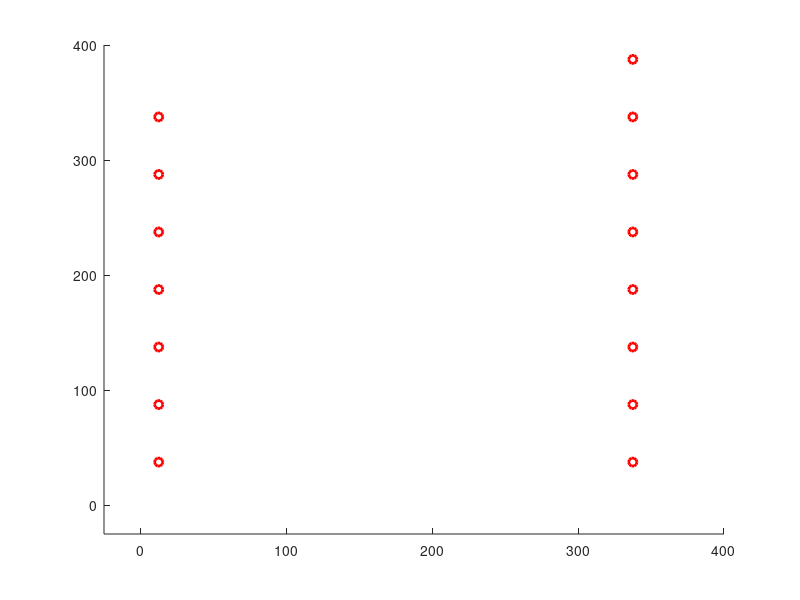

MATLAB code to generate this figure: (Note: this script raises an error after producing the figure.)
%% Variable Setup

grid_size = [15 15];
grid_w = 25;
max_step = 20000;

tol_wp = 15;                    
tol_line_width = 10;

tol_transform = pi/50;
Dy_angv_transform = pi/8;
tol_heading = pi/7;

cvg_sample_side = [20 20];

Algorithm = 'square_waypoint';
Serial_port = 'COM12';
baudrate = 9600;

is_heading_correction = false;
is_coverage_map = false;
is_calculate_coverage = false;
is_display_coverage = false;
is_wp_disappear_upon_reach = false;
is_grid_on = true;
is_xbee_on = false;
is_fixed_offset = true;
is_streaming_on = false;
is_streaming_collect_single_values = true;

navigation_mode = 'Line';

streaming_max_single_val = 1000;                % unit: cm
streaming_max_shift_dis = 25;                      % unit: cm 
streaming_max_shift_dis_single_value = 20;   % unit: cm


update_rate_streaming = 0.4;                      
update_rate_streaming_single_value = 0.4; 
update_rate_simulation = 0.2;

noise_simulation_linear = 20;                        %unit: cm

fixed_offset = [96.5 -54.5];
starting_grid = [1 2];
robot_weight = [1.5 1.5 1.5 1.5];
robot_Form = 1;

time_interval = 5;

max_pos_initialize = 5;

%% Variable initialization


heading = [0 0 pi pi];

time_pause = time_interval/100;

pos_uwb_offset = [0 -3];
pos_uwb_raw =  zeros(2, max_step);
pos_uwb = zeros(2, max_step);

pos_center = zeros(4, 2, max_step);

%heading = zeros(4, max_step);

Grid_setup = zeros(grid_size(1),  grid_size(2));
Grid_current =  zeros(grid_size(1),  grid_size(2), max_step);
Grid_visited =  zeros(grid_size(1),  grid_size(2), max_step);

Dy_force = zeros(4, 2, max_step);
Dy_a = zeros(4, 2, max_step);
Dy_v = zeros(4, 2, max_step);

Wp = [];
Circle_Wp = [];

is_rotating = false;

Line_Robot = [];
Line_Robot_area = [];
Line_Border = [];
loc_center = [0 0];

RobotShapes = [0 0 0 0 ;              
                        0 0 pi pi;
                        0 0 0 -pi;
                        -pi 0 0 0;
                        -pi 0 0 -pi;
                        -pi/2 0 pi 0;
                        -pi/2 0 pi pi/2];
       
for idx = 1:3
    RobotShapes = [RobotShapes; RobotShapes + pi/2*idx];
end
                    
%                                    Robot Shapes
%   =====================================
%         s01     s02      s03     s04      s05        s06       s07
%   -----------------------------------------------------------------
%
%          4                  4 3       4
%          3       2 3       2         3       4 3        2 3 4     2 3
%          2       1 4       1       1 2         2 1        1           1 4
%          1                      
%
%         s08           s010         s11        s12       s13      s14
%   -----------------------------------------------------------------
%
%                        1 2 4        1              4         2            2
%       1 2 3 4            3         2 3 4      2 3      1 3         1 3
%                                                     1           4         4
%  

Char_command_array = ['R', 'F', 'L', 'B'];
heading_command_compensate = 0;

char_command = '';
Cvg = [];
count_cvg_point = 0;
cvg_sample_w = grid_w*[grid_size(1)/cvg_sample_side(1) grid_size(2)/cvg_sample_side(2)];
grid_dhw = sqrt(2) / 2 * grid_w;

count_pos_initialize = 0;
is_pos_initialized = false;
pos_initial = [];

if (is_xbee_on)
    delete(instrfindall);
    arduino = serial(Serial_port,'BaudRate',baudrate);
    fopen(arduino);
end

for idxx = 1:(cvg_sample_side(2)+1)
    for idxy = 1:(cvg_sample_side(1)+1)
        Cvg = [Cvg; cvg_sample_w(1)*(idxy-1) cvg_sample_w(2)*(idxx-1) 0];
    end
end

%% Waypoint Generation

if (strcmp(navigation_mode,'Line'))
    wp_current = 2;
    Wp = [fixed_offset 1];
    disp('Generating robot routes...')
    for idx = 1: grid_size(1)
        if (mod(idx, 4) == 1)
            Wp = [Wp; 0.5*grid_w  (idx+0.5)*grid_w 1];
        end
        if (mod(idx, 4) == 2)
            Wp = [Wp; (grid_size(2) - 1.5)*grid_w  (idx-0.5)*grid_w 1];
        end
        if (mod(idx, 4) == 3)
            Wp = [Wp; (grid_size(2) - 1.5)*grid_w (idx+0.5)*grid_w 2];
        end
        if (mod(idx, 4) == 0)
            Wp = [Wp; 0.5*grid_w  (idx-0.5)*grid_w 2];
        end
    end
elseif (strcmp(navigation_mode,'Point'))
    disp('Generating waypoints...')
    wp_current = 1;
    for idx = 1: grid_size(1)
        if (mod(idx, 4) == 1)
            Wp = [Wp; 0.5*grid_w  (idx+0.5)*grid_w 1];
            Wp = [Wp; (0.5+(grid_size(2)-2)*1/4.0)*grid_w  (idx+0.5)*grid_w 25];
            Wp = [Wp; (0.5+(grid_size(2)-2)*2/4.0)*grid_w  (idx+0.5)*grid_w 8];
            Wp = [Wp; (0.5+(grid_size(2)-2)*3/4.0)*grid_w  (idx+0.5)*grid_w 9];
        end
        if (mod(idx, 4) == 2)
            Wp = [Wp; (grid_size(2) - 1.5)*grid_w  (idx-0.5)*grid_w 21];
        end
        if (mod(idx, 4) == 3)
            Wp = [Wp; (grid_size(2) - 1.5)*grid_w (idx+0.5)*grid_w 2];
            Wp = [Wp; (grid_size(2) - 1.5 - (grid_size(2)-2)*1/4.0)*grid_w  (idx+0.5)*grid_w 11];
            Wp = [Wp; (grid_size(2) - 1.5 - (grid_size(2)-2)*2/4.0)*grid_w  (idx+0.5)*grid_w 13];
            Wp = [Wp; (grid_size(2) - 1.5 - (grid_size(2)-2)*3/4.0)*grid_w  (idx+0.5)*grid_w 5];
        end
        if (mod(idx, 4) == 0)
            Wp = [Wp; 0.5*grid_w  (idx-0.5)*grid_w 2];
        end
    end
else
    disp('Navigation method is invalid.')
    disp('Terminating Matlab script...')
    return
end

%% DRAW MAP
figure(1)
axis([-grid_w grid_w*(grid_size(1)+1) -grid_w grid_w*(grid_size(2)+1)])
hold on

 % Draw Waypoints
for idx = 1: size(Wp,1)
    Circle_Wp(idx) = plot(Wp(idx, 1), Wp(idx, 2),'Color', 'r', 'LineWidth', 2, 'Marker', 'o');
end
txt_endLine = [0 0];
txt_endLine_last = [0 0];

%% Square Waypoint  (SW)
tic
if ( strcmp( Algorithm, 'square_waypoint'))
    
    % Algorithm Setup
    occup_start = [2 1; 1 1; 1 2; 2 2];
    
    for idx = 1: 4
        Grid_current( occup_start( idx, 1), occup_start( idx, 2), 1) = idx ;
        Grid_visited( occup_start( idx, 1), occup_start( idx, 2), 1) = 1;
    end 
    pos_uwb_raw(:, 1) = pos_uwb_offset;
    pos_uwb(:, 1) = pos_uwb_raw(:, 1);

    % Algorithm Main Loop
    for step = 1:max_step
        
        
        % Pause function
        pause(time_pause);
           
        % streaming input
        
        if (is_streaming_on)
           
            fid = fopen('C:\Marvelmind\dashboard\logs\TestLog.txt','rt');
            txt_Streaming = textscan(fid, '%f %f %f %f %f %f %f %f %f %f %f %f %f %f %f', 'delimiter', ',','collectoutput',true...
                  , 'HeaderLines', 3);
            txt_Streaming=txt_Streaming{1};
            fclose(fid);
            txt_rows=size(txt_Streaming,1);
            txt_endLine = txt_Streaming(end, 5:6);
            
            if (is_fixed_offset) 
                txt_endLine = txt_endLine*100 + fixed_offset;
            end
            
            % Initialize starting position
            if (~is_pos_initialized && (txt_endLine(1) ~= 0 &&  ~isnan(txt_endLine(1))  &&  txt_endLine(2) ~= 0 &&  ~isnan(txt_endLine(2))))
                if (txt_endLine(1) < streaming_max_single_val && txt_endLine(2) < streaming_max_single_val)
                    count_pos_initialize = count_pos_initialize + 1;
                    pos_initial = [pos_initial; txt_endLine];
                    if count_pos_initialize >= max_pos_initialize
                        txt_endLine_last = mean(pos_initial);
                        is_pos_initialized = true;
                        disp('Position initialized!');
                        pos_uwb_offset = txt_endLine_last - starting_grid * grid_w;
                        txt_endLine_last = starting_grid * grid_w;
                    end
                    pos_uwb(:, step+1) = pos_uwb(:, step);
                end
            elseif  (is_pos_initialized)
                % Streaming with Dashboard data
                if (~is_streaming_collect_single_values && txt_endLine(1) ~= 0 &&  ~isnan(txt_endLine(1))  &&  txt_endLine(2) ~= 0 &&  ~isnan(txt_endLine(2)) )
                    if (txt_endLine_last(1) ~= txt_endLine(1) || txt_endLine_last(2) ~= txt_endLine(2)) 
                        if norm(txt_endLine_last - txt_endLine) < streaming_max_shift_dis
                            line([txt_endLine_last(1) txt_endLine(1)], [txt_endLine_last(2) txt_endLine(2)]);
                            txt_endLine_last = txt_endLine;
                            pos_uwb(:, step+1) = (1 - update_rate_streaming_single_value) * pos_uwb(:, step) + update_rate_streaming_single_value * txt_endLine_last.' ;
                        else
                            pos_uwb(:, step+1) = pos_uwb(:, step);
                        end
                    else
                        pos_uwb(:, step+1) = pos_uwb(:, step);
                    end
                % Single value allowed for data streaming at higher frequency
                elseif (is_streaming_collect_single_values && txt_endLine(1) ~= 0  && txt_endLine(2) ~= 0 )
                    if(~isnan(txt_endLine(1)))
                        if (txt_endLine_last(1) ~= txt_endLine(1))
                            txt_endLine = [txt_endLine(1) txt_endLine_last(2)];
                            if norm(txt_endLine_last - txt_endLine) < streaming_max_shift_dis_single_value
                                line([txt_endLine_last(1) txt_endLine(1)], [txt_endLine_last(2) txt_endLine_last(2)]);
                                txt_endLine_last = txt_endLine;
                                pos_uwb(:, step+1) = (1 - update_rate_streaming_single_value) * pos_uwb(:, step) + update_rate_streaming_single_value * txt_endLine_last.' ;
                            else
                                pos_uwb(:, step+1) = pos_uwb(:, step);
                            end
                        end
                    elseif(~isnan(txt_endLine(2)))
                        if (txt_endLine_last(2) ~= txt_endLine(2))
                            txt_endLine = [txt_endLine_last(1) txt_endLine(2)];
                            if norm(txt_endLine_last - txt_endLine) < streaming_max_shift_dis_single_value
                                line([txt_endLine_last(1) txt_endLine_last(1)], [txt_endLine_last(2) txt_endLine(2)]);
                                txt_endLine_last = txt_endLine;
                                pos_uwb(:, step+1) = (1 - update_rate_streaming_single_value) * pos_uwb(:, step) + update_rate_streaming_single_value * txt_endLine_last.'  ;
                            else
                                pos_uwb(:, step+1) = pos_uwb(:, step);
                            end
                        end
                    else
                        pos_uwb(:, step+1) = pos_uwb(:, step);
                    end
                else
                    pos_uwb(:, step+1) = pos_uwb(:, step);
                end
            else
                pos_uwb(:, step+1) = pos_uwb(:, step);
            end
        end
        
        
        % Waypoint clearing
        if(norm(pos_uwb(:, step).' - Wp(wp_current, 1:2)) < tol_wp )
            if (is_wp_disappear_upon_reach)
                delete(Circle_Wp(wp_current));
            end
            wp_current = wp_current + 1;
            % Break condition
            if wp_current > size(Wp,1)
                break;
            end
            heading_command_compensate = floor((Wp(wp_current, 3)-1)/7);
        end
        
        % Transformation
        is_require_transform = false;
        for rbtidx = 1:4
            if abs(heading(rbtidx) - RobotShapes(Wp(wp_current, 3),rbtidx)) > tol_transform
                is_require_transform = true;
            end
        end
        
        if (robot_Form ~= Wp(wp_current, 3) && is_require_transform)
            is_transforming = true;
        else 
            robot_Form = Wp(wp_current, 3);
            is_transforming = false;
        end
        
        % Robot Motion
        if (~is_pos_initialized && is_streaming_on)
            pos_uwb(:, step+1) = pos_uwb(:, step);
        elseif (is_transforming)
            heading = robotTransformation(Wp(wp_current, 3), heading, RobotShapes, tol_transform, Dy_angv_transform);
            pos_uwb(:, step+1) = pos_uwb(:, step);
        elseif (heading(2) > tol_heading && is_heading_correction ) 
            [Dy_v(:, :, step), heading] = robotMovement('l', heading, 0);
            pos_uwb(:, step+1) = pos_uwb(:, step);
        elseif (heading(2) < - tol_heading && is_heading_correction) 
            [Dy_v(:, :, step), heading]  = robotMovement('r', heading, 0);
            pos_uwb(:, step+1) = pos_uwb(:, step);
        else
            if (strcmp(navigation_mode,'Point'))
                if abs(Wp(wp_current, 1) - pos_uwb(1,step)) > abs(Wp(wp_current, 2) - pos_uwb(2,step)) 
                    if Wp(wp_current, 1) - pos_uwb(1,step) > 0
                        char_command = Char_command_array(1+mod(heading_command_compensate,4));  
                    else
                        char_command = Char_command_array(1+mod(heading_command_compensate+2,4));
                    end
                else
                    if Wp(wp_current, 2) - pos_uwb(2,step) > 0
                        char_command = Char_command_array(1+mod(heading_command_compensate+1,4));
                    else
                        char_command = Char_command_array(1+mod(heading_command_compensate+3,4));
                    end
                end
            elseif (strcmp(navigation_mode,'Line'))
                if Dis_point_line([pos_uwb(: , step).' 0], [Wp(wp_current, 1:2) 0], [Wp(wp_current-1, 1:2) 0]) < tol_line_width
                    disp('ON track!');
                    if abs(Wp(wp_current, 1) - pos_uwb(1,step)) > abs(Wp(wp_current, 2) - pos_uwb(2,step)) 
                        if Wp(wp_current, 1) - pos_uwb(1,step) > 0
                            char_command = Char_command_array(1+mod(heading_command_compensate,4));  
                        else
                            char_command = Char_command_array(1+mod(heading_command_compensate+2,4));
                        end
                    else
                        if Wp(wp_current, 2) - pos_uwb(2,step) > 0
                            char_command = Char_command_array(1+mod(heading_command_compensate+1,4));
                        else
                            char_command = Char_command_array(1+mod(heading_command_compensate+3,4));
                        end
                    end
                else
                    disp('Off track!');
                    if abs(Wp(wp_current, 1) - pos_uwb(1,step)) > abs(Wp(wp_current, 2) - pos_uwb(2,step)) 
                        if Wp(wp_current, 1) - pos_uwb(1,step) > 0
                            char_command = Char_command_array(1+mod(heading_command_compensate,4));  
                        else
                            char_command = Char_command_array(1+mod(heading_command_compensate+2,4));
                        end
                    else
                        if Wp(wp_current, 2) - pos_uwb(2,step) > 0
                            char_command = Char_command_array(1+mod(heading_command_compensate+1,4));
                        else
                            char_command = Char_command_array(1+mod(heading_command_compensate+3,4));
                        end
                    end
                end
            end
            
            % Movement for simulations
            if (~is_streaming_on)
                [Dy_v(:, :, step), heading]  = robotMovement(char_command, heading, 2);
                pos_uwb(:, step+1) = Dy_v(2, :, step).' * time_interval+ ...
                                                update_rate_simulation* (pos_uwb(:, step) + rand(2,1) * noise_simulation_linear - noise_simulation_linear/2.0)...
                                               + (1 - update_rate_simulation)* pos_uwb(:, step);
            end
            
        end
        
        
        % Xbee Communication
        
        if (is_xbee_on)
            writedata = char(char_command);
            fwrite(arduino,writedata,'char');
        end
        %readData = fscanf(arduino, '%c', 1)
        
        
        % calibrate pos here
        pos_x = pos_uwb(1,step);
        pos_nx = pos_uwb(1, step+1);
        pos_y = pos_uwb(2,step);
        pos_ny = pos_uwb(2, step+1);
        
        
        % remove previous robot line plot
        if (~isempty(Line_Robot))
            delete(Line_Robot)
        end
        Line_Robot = [];
        Line_Border = [];
        
        % Draw Robot
        pos_center(2,:, step) = [pos_x pos_y];
        pos_center(1,:, step) =  pos_center(2,:,step) + grid_dhw* ...
                                   [sin(pi/4 - heading(2))-cos(pi/4 - heading(1)) ...
                                    -cos(pi/4 - heading(2))-sin(pi/4 - heading(1))];
        pos_center(3,:, step) =  pos_center(2,:,step) + grid_dhw* ...
                                   [cos(pi/4 - heading(2))+sin(heading(3) - pi/4) ...
                                    sin(pi/4 - heading(2))+cos(heading(3) - pi/4)];
        pos_center(4,:, step) =  pos_center(3,:,step) + grid_dhw* ...
                                   [sin(-pi/4 + heading(3))+sin(pi/4 + heading(4)) ...
                                    cos(-pi/4 + heading(3))+cos(pi/4 + heading(4))]; 
        
        pos_center(2,:, step+1) = [pos_nx pos_ny];
        pos_center(1,:, step+1) =  pos_center(2,:, step+1) + grid_dhw* ...
                                   [sin(pi/4 - heading(2))-cos(pi/4 - heading(1)) ...
                                    -cos(pi/4 - heading(2))-sin(pi/4 - heading(1))];
        pos_center(3,:, step+1) =  pos_center(2,:, step+1) + grid_dhw* ...
                                   [cos(pi/4 - heading(2))+sin(heading(3) - pi/4) ...
                                    sin(pi/4 - heading(2))+cos(heading(3) - pi/4)];
        pos_center(4,:, step+1) =  pos_center(3,:,step+1)  + grid_dhw* ...
                                   [sin(-pi/4 + heading(3))+sin(pi/4 + heading(4)) ...
                                    cos(-pi/4 + heading(3))+cos(pi/4 + heading(4))]; 
        

        % plot robot BG
        if (is_coverage_map == 1)
            for robidx = 1:4
            Line_Robot(robidx,1) = line([pos_center(robidx, 1, step)+grid_dhw*cos(pi/4 - heading(robidx)) ...
                                                     pos_center(robidx, 1, step)+grid_dhw*sin(pi/4 - heading(robidx))], ...
                                                    [pos_center(robidx, 2, step)+grid_dhw*sin(pi/4 -  heading(robidx)) ...
                                                     pos_center(robidx, 2, step)+grid_dhw*-cos(pi/4 -  heading(robidx))], 'Color', 'yellow', 'LineWidth', 2);
            Line_Robot(robidx,2) = line([pos_center(robidx, 1, step)+grid_dhw*cos(pi/4 -  heading(robidx))... 
                                                     pos_center(robidx, 1, step)+grid_dhw*-sin(pi/4 -  heading(robidx))], ...
                                                    [ pos_center(robidx, 2, step)+grid_dhw*sin(pi/4 -  heading(robidx))...
                                                      pos_center(robidx, 2, step)+grid_dhw*cos(pi/4 -  heading(robidx))], 'Color', 'yellow', 'LineWidth', 2);
            Line_Robot(robidx,3) = line([pos_center(robidx, 1, step)+grid_dhw*-cos(pi/4 -  heading(robidx)) ...
                                                     pos_center(robidx, 1, step)+grid_dhw*-sin(pi/4 -  heading(robidx))], ...
                                                    [ pos_center(robidx, 2, step)+grid_dhw*-sin(pi/4 -  heading(robidx)) ...
                                                      pos_center(robidx, 2, step)+grid_dhw*cos(pi/4 -  heading(robidx))], 'Color', 'yellow', 'LineWidth', 2);
            Line_Robot(robidx,4) = line([pos_center(robidx, 1, step)+grid_dhw*-cos(pi/4 -  heading(robidx)) ...
                                                     pos_center(robidx, 1, step)+grid_dhw*sin(pi/4 -  heading(robidx))], ...
                                                    [ pos_center(robidx, 2, step)+grid_dhw*-sin(pi/4 -  heading(robidx))...
                                                      pos_center(robidx, 2, step)+grid_dhw*-cos(pi/4 -  heading(robidx))], 'Color', 'yellow', 'LineWidth', 2);
        
             end
        end
            
        % Draw Outer Border
        Line_Border(1) = line([0 0], [0 grid_w*grid_size(1)], 'Color', 'black', 'LineWidth', 2);
        Line_Border(2) =line([0 grid_w*grid_size(2)], [0 0], 'Color', 'black', 'LineWidth', 2);
        Line_Border(3) =line([grid_w*grid_size(2) grid_w*grid_size(1)], [0 grid_w*grid_size(1)], 'Color', 'black', 'LineWidth', 2);
        Line_Border(4) =line([grid_w*grid_size(2) 0], [grid_w*grid_size(2) grid_w*grid_size(1)], 'Color', 'black', 'LineWidth', 2);
        if (is_grid_on)
            for idxx = 1:(grid_size(1) + 1)
                line(grid_w*[(idxx-1) (idxx-1)], grid_w*[0 grid_size(2)], 'Color', 'black', 'LineWidth', 0.5);
            end
            for idxy = 1:(grid_size(2) + 1)
                line(grid_w*[0 grid_size(1)], grid_w*[(idxy-1) (idxy-1)], 'Color', 'black', 'LineWidth', 0.5);
            end
        end
        
        % Draw Robot Outline
        for robidx = 1:4
            %line([pos_center(robidx,1,step) pos_center(robidx,1,step+1)], [pos_center(robidx,2,step) pos_center(robidx,2,step+1)])  
            Line_Robot(robidx,1) = line([pos_center(robidx, 1, step)+grid_dhw*cos(pi/4 - heading(robidx)) ...
                                                     pos_center(robidx, 1, step)+grid_dhw*sin(pi/4 - heading(robidx))], ...
                                                    [pos_center(robidx, 2, step)+grid_dhw*sin(pi/4 -  heading(robidx)) ...
                                                     pos_center(robidx, 2, step)+grid_dhw*-cos(pi/4 -  heading(robidx))], 'Color', 'green', 'LineWidth', 1);
            Line_Robot(robidx,2) = line([pos_center(robidx, 1, step)+grid_dhw*cos(pi/4 -  heading(robidx))... 
                                                     pos_center(robidx, 1, step)+grid_dhw*-sin(pi/4 -  heading(robidx))], ...
                                                    [ pos_center(robidx, 2, step)+grid_dhw*sin(pi/4 -  heading(robidx))...
                                                      pos_center(robidx, 2, step)+grid_dhw*cos(pi/4 -  heading(robidx))], 'Color', 'green', 'LineWidth', 1);
            Line_Robot(robidx,3) = line([pos_center(robidx, 1, step)+grid_dhw*-cos(pi/4 -  heading(robidx)) ...
                                                     pos_center(robidx, 1, step)+grid_dhw*-sin(pi/4 -  heading(robidx))], ...
                                                    [ pos_center(robidx, 2, step)+grid_dhw*-sin(pi/4 -  heading(robidx)) ...
                                                      pos_center(robidx, 2, step)+grid_dhw*cos(pi/4 -  heading(robidx))], 'Color', 'green', 'LineWidth', 1);
            Line_Robot(robidx,4) = line([pos_center(robidx, 1, step)+grid_dhw*-cos(pi/4 -  heading(robidx)) ...
                                                     pos_center(robidx, 1, step)+grid_dhw*sin(pi/4 -  heading(robidx))], ...
                                                    [ pos_center(robidx, 2, step)+grid_dhw*-sin(pi/4 -  heading(robidx))...
                                                      pos_center(robidx, 2, step)+grid_dhw*-cos(pi/4 -  heading(robidx))], 'Color', 'green', 'LineWidth', 1);   
        end
        
        if(is_calculate_coverage)
            for cvg_idx = 1: numel(Cvg(:, 1))
                if (abs(pos_center(2, :, step)-Cvg(cvg_idx, 1:2)) < 2.5*sqrt(2)*grid_w)
                    for robidx = 1:4
                        if (Cvg(cvg_idx, 3) == 0)
                            tri1_x = [pos_center(robidx, 1, step)+grid_dhw*cos(pi/4 - heading(robidx)) ...
                                          pos_center(robidx, 1, step)+grid_dhw*sin(pi/4 - heading(robidx)) ...
                                          Cvg(cvg_idx, 1)];
                            tri1_y = [pos_center(robidx, 2, step)+grid_dhw*sin(pi/4 -  heading(robidx))  ...
                                          pos_center(robidx, 2, step)+grid_dhw*-cos(pi/4 -  heading(robidx)) ...
                                          Cvg(cvg_idx, 2)];
                            area1 = polyarea(tri1_x,tri1_y);
                            tri2_x = [pos_center(robidx, 1, step)+grid_dhw*cos(pi/4 -  heading(robidx)) ...
                                          pos_center(robidx, 1, step)+grid_dhw*-sin(pi/4 -  heading(robidx)) ...
                                          Cvg(cvg_idx, 1)];
                            tri2_y = [pos_center(robidx, 2, step)+grid_dhw*sin(pi/4 -  heading(robidx))  ...
                                          pos_center(robidx, 2, step)+grid_dhw*cos(pi/4 -  heading(robidx)) ...
                                          Cvg(cvg_idx, 2)];
                            area2 = polyarea(tri1_x,tri1_y);
                            tri3_x = [pos_center(robidx, 1, step)+grid_dhw*-cos(pi/4 -  heading(robidx)) ...
                                          pos_center(robidx, 1, step)+grid_dhw*-sin(pi/4 - heading(robidx)) ...
                                          Cvg(cvg_idx, 1)];
                            tri3_y = [pos_center(robidx, 2, step)+grid_dhw*-sin(pi/4 -  heading(robidx))  ...
                                          pos_center(robidx, 2, step)+grid_dhw*cos(pi/4 -  heading(robidx)) ...
                                          Cvg(cvg_idx, 2)];
                            area3 = polyarea(tri3_x,tri3_y);
                            tri4_x = [pos_center(robidx, 1, step)+grid_dhw*-cos(pi/4 -  heading(robidx)) ...
                                          pos_center(robidx, 1, step)+grid_dhw*sin(pi/4 -  heading(robidx)) ...
                                          Cvg(cvg_idx, 1)];
                            tri4_y = [pos_center(robidx, 2, step)+grid_dhw*-sin(pi/4 -  heading(robidx)) ...
                                          pos_center(robidx, 2, step)+grid_dhw*-cos(pi/4 -  heading(robidx)) ...
                                          Cvg(cvg_idx, 2)];
                            area4 =  polyarea(tri4_x,tri4_y);
                            if area1 + area2 + area3 + area4 <= grid_w* grid_w + 0.1
                                Cvg(cvg_idx,3) = 1;
                                count_cvg_point = count_cvg_point+1;
                            end
                        end
                    end
                end
            end
            if (is_display_coverage)
                disp(['Coverage: ',  num2str(count_cvg_point*100 / numel(Cvg(:, 1))), ' %']);
            end
        end
        % Draw Robot Center
        line([pos_x pos_nx], [pos_y pos_ny])
    end
end


if (is_xbee_on)
     writedata = char('S');
     fwrite(arduino,writedata,'char');
end

disp('===================');
disp('Robot Navigation Completed!');
toc
if (is_calculate_coverage)
    disp(['Final Map Coverage: ',  num2str(count_cvg_point*100 / numel(Cvg(:, 1))), ' %']);
end